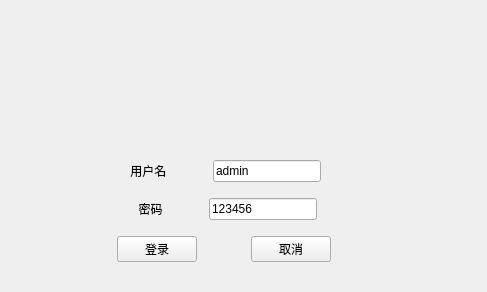
<?xml version="1.0" encoding="UTF-8"?>
<ui version="4.0">
 <class>Widget</class>
 <widget class="QWidget" name="Widget">
  <property name="geometry">
   <rect>
    <x>0</x>
    <y>0</y>
    <width>487</width>
    <height>292</height>
   </rect>
  </property>
  <property name="windowTitle">
   <string>Widget</string>
  </property>
  <widget class="QWidget" name="">
   <property name="geometry">
    <rect>
     <x>20</x>
     <y>20</y>
     <width>441</width>
     <height>111</height>
    </rect>
   </property>
   <layout class="QHBoxLayout" name="horizontalLayout_6">
    <item>
     <spacer name="horizontalSpacer_10">
      <property name="orientation">
       <enum>Qt::Horizontal</enum>
      </property>
      <property name="sizeHint" stdset="0">
       <size>
        <width>40</width>
        <height>20</height>
       </size>
      </property>
     </spacer>
    </item>
    <item>
     <widget class="QLabel" name="logo_label">
      <property name="text">
       <string/>
      </property>
     </widget>
    </item>
    <item>
     <spacer name="horizontalSpacer_11">
      <property name="orientation">
       <enum>Qt::Horizontal</enum>
      </property>
      <property name="sizeHint" stdset="0">
       <size>
        <width>40</width>
        <height>20</height>
       </size>
      </property>
     </spacer>
    </item>
   </layout>
  </widget>
  <widget class="QWidget" name="">
   <property name="geometry">
    <rect>
     <x>70</x>
     <y>160</y>
     <width>308</width>
     <height>102</height>
    </rect>
   </property>
   <layout class="QVBoxLayout" name="verticalLayout_2">
    <item>
     <layout class="QVBoxLayout" name="verticalLayout">
      <item>
       <layout class="QHBoxLayout" name="horizontalLayout_3">
        <item>
         <spacer name="horizontalSpacer_6">
          <property name="orientation">
           <enum>Qt::Horizontal</enum>
          </property>
          <property name="sizeHint" stdset="0">
           <size>
            <width>40</width>
            <height>20</height>
           </size>
          </property>
         </spacer>
        </item>
        <item>
         <layout class="QHBoxLayout" name="horizontalLayout">
          <item>
           <widget class="QLabel" name="user_label">
            <property name="text">
             <string> 用户名</string>
            </property>
           </widget>
          </item>
          <item>
           <spacer name="horizontalSpacer">
            <property name="orientation">
             <enum>Qt::Horizontal</enum>
            </property>
            <property name="sizeHint" stdset="0">
             <size>
              <width>40</width>
              <height>20</height>
             </size>
            </property>
           </spacer>
          </item>
          <item>
           <widget class="QLineEdit" name="username">
            <property name="text">
             <string>admin</string>
            </property>
           </widget>
          </item>
         </layout>
        </item>
        <item>
         <spacer name="horizontalSpacer_8">
          <property name="orientation">
           <enum>Qt::Horizontal</enum>
          </property>
          <property name="sizeHint" stdset="0">
           <size>
            <width>40</width>
            <height>20</height>
           </size>
          </property>
         </spacer>
        </item>
       </layout>
      </item>
      <item>
       <spacer name="verticalSpacer">
        <property name="orientation">
         <enum>Qt::Vertical</enum>
        </property>
        <property name="sizeHint" stdset="0">
         <size>
          <width>20</width>
          <height>40</height>
         </size>
        </property>
       </spacer>
      </item>
      <item>
       <layout class="QHBoxLayout" name="horizontalLayout_4">
        <item>
         <spacer name="horizontalSpacer_7">
          <property name="orientation">
           <enum>Qt::Horizontal</enum>
          </property>
          <property name="sizeHint" stdset="0">
           <size>
            <width>40</width>
            <height>20</height>
           </size>
          </property>
         </spacer>
        </item>
        <item>
         <layout class="QHBoxLayout" name="horizontalLayout_2">
          <item>
           <widget class="QLabel" name="pwd_label">
            <property name="text">
             <string>  密码</string>
            </property>
           </widget>
          </item>
          <item>
           <spacer name="horizontalSpacer_2">
            <property name="orientation">
             <enum>Qt::Horizontal</enum>
            </property>
            <property name="sizeHint" stdset="0">
             <size>
              <width>40</width>
              <height>20</height>
             </size>
            </property>
           </spacer>
          </item>
          <item>
           <widget class="QLineEdit" name="passwd">
            <property name="text">
             <string>123456</string>
            </property>
           </widget>
          </item>
         </layout>
        </item>
        <item>
         <spacer name="horizontalSpacer_9">
          <property name="orientation">
           <enum>Qt::Horizontal</enum>
          </property>
          <property name="sizeHint" stdset="0">
           <size>
            <width>40</width>
            <height>20</height>
           </size>
          </property>
         </spacer>
        </item>
       </layout>
      </item>
     </layout>
    </item>
    <item>
     <spacer name="verticalSpacer_2">
      <property name="orientation">
       <enum>Qt::Vertical</enum>
      </property>
      <property name="sizeHint" stdset="0">
       <size>
        <width>20</width>
        <height>40</height>
       </size>
      </property>
     </spacer>
    </item>
    <item>
     <layout class="QHBoxLayout" name="horizontalLayout_5">
      <item>
       <spacer name="horizontalSpacer_3">
        <property name="orientation">
         <enum>Qt::Horizontal</enum>
        </property>
        <property name="sizeHint" stdset="0">
         <size>
          <width>40</width>
          <height>20</height>
         </size>
        </property>
       </spacer>
      </item>
      <item>
       <widget class="QPushButton" name="login">
        <property name="text">
         <string>登录</string>
        </property>
       </widget>
      </item>
      <item>
       <spacer name="horizontalSpacer_4">
        <property name="orientation">
         <enum>Qt::Horizontal</enum>
        </property>
        <property name="sizeHint" stdset="0">
         <size>
          <width>40</width>
          <height>20</height>
         </size>
        </property>
       </spacer>
      </item>
      <item>
       <widget class="QPushButton" name="logout">
        <property name="text">
         <string>取消</string>
        </property>
       </widget>
      </item>
      <item>
       <spacer name="horizontalSpacer_5">
        <property name="orientation">
         <enum>Qt::Horizontal</enum>
        </property>
        <property name="sizeHint" stdset="0">
         <size>
          <width>40</width>
          <height>20</height>
         </size>
        </property>
       </spacer>
      </item>
     </layout>
    </item>
   </layout>
  </widget>
 </widget>
 <resources/>
 <connections/>
</ui>
